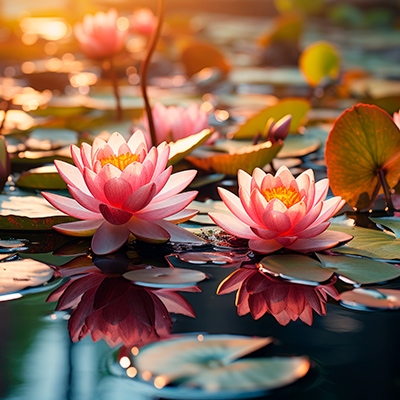
#> input picture tareas/3/24190107/Fotos/Loto.jpg, 400 x 400 px, found by its file name
$ python Ajustes.py
#> lines starting #> are read from the running program, lines starting #| are printed output that depends on the picture
from PIL import Image , ImageEnhance ,ImageDraw, ImageFont
Imag =  Image.open("/home/gattiko/Escritorio/Perla/myenv/new carpet/Fotos/Loto.jpg")
#> Imag is the input picture: PIL image 400x400 RGB; mean R, G, B 134.6, 98.3, 77.4

#este codigo lo vi en videos, para introducirme a la libreria pillow.
#show sirve para abrir la imagen
Imag.show()

#cambiamos el brillo
Ajus = ImageEnhance.Brightness(Imag)
Imag_bri = Ajus.enhance(1.5)
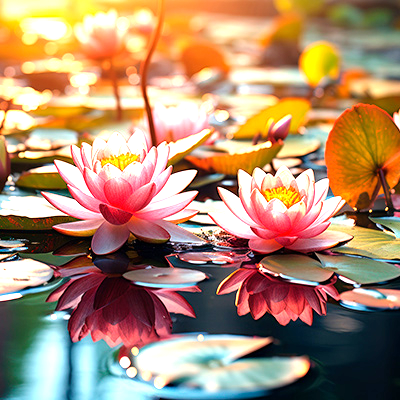
#> Imag_bri: PIL image 400x400 RGB; mean R, G, B 173.8, 140.1, 111.9
Imag_bri.save("imagen_bri.jpg")
Imag_bri.show()

#cambiamos el constraste
Ajus = ImageEnhance.Contrast(Imag)
Imag_Cont = Ajus.enhance(1.5)
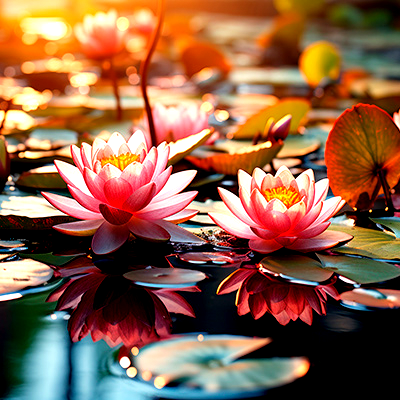
#> Imag_Cont: PIL image 400x400 RGB; mean R, G, B 141.3, 98, 72.4
Imag_Cont.save("imagen_cont.jpg")
Imag_Cont.show()

#cambiamos el nitidez
Ajus = ImageEnhance.Sharpness(Imag)
Imag_Sharp =Ajus.enhance(2.0)
Imag_Sharp.save("imagen_sharp.jpg")
Imag_Sharp.show()

#Escribir en la imagen.
Escri = ImageDraw.Draw(Imag)
Fuente = ImageFont.truetype("DejaVuSans.ttf", 60)

Escri.text((100, 100), "Loto!", (0, 0, 0), font=Fuente)
Imag.save("imagen_texto.jpg")
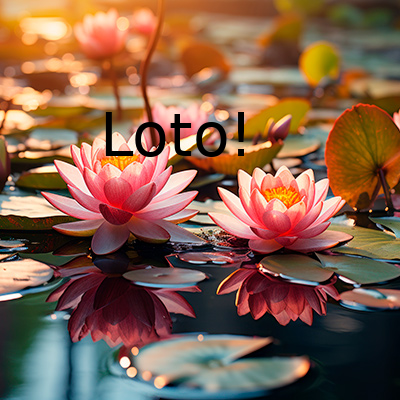
#> saved as imagen_texto.jpg: PIL image 400x400 RGB; mean R, G, B 132.1, 96.6, 75.9
Imag.show()

#Desenfoque
Imag = Image.open("/home/gattiko/Escritorio/Perla/myenv/new carpet/Fotos/Loto.jpg").convert("RGBA")
#> Imag: PIL image 400x400 RGBA
alpha = Imag.split()[3]
#> alpha: PIL image 400x400 L; every value is 255
#reducir la transpariencia
alpha = alpha.point(lambda p: p * 0.5)
#> alpha: PIL image 400x400 L; every value is 128
Imag.putalpha(alpha)
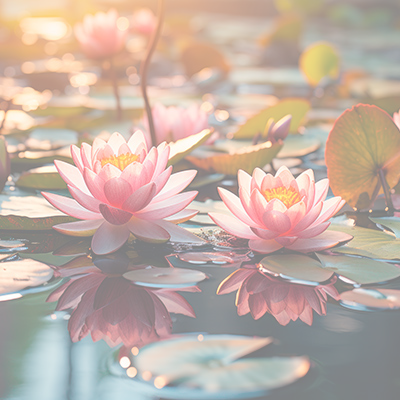
#> Imag: PIL image 400x400 RGBA; mean R, G, B, A 134.6, 98.3, 77.4, 128; transparent parts drawn white
Imag.save("imagen_transparente.png")
Imag.show()
#no es como esperaba

#aqui cambiamos el formato de la imagen
Imag = Image.open("/home/gattiko/Escritorio/Perla/myenv/new carpet/Fotos/Loto.jpg")
Imag.save("imagen_convertida.png")

$ run again, with tareas/3/24190107/Fotos/5.jpg copied over tareas/3/24190107/Fotos/Loto.jpg
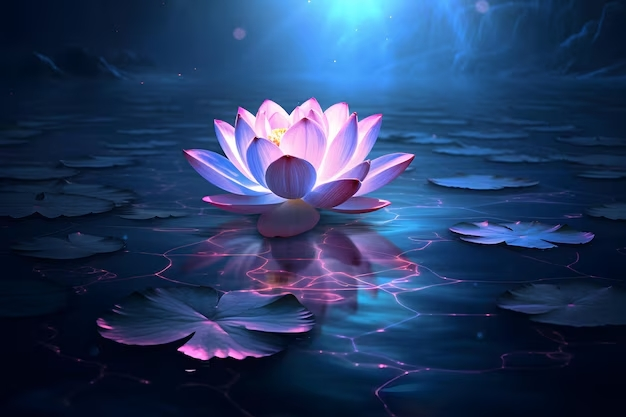
#> input picture tareas/3/24190107/Fotos/5.jpg, 626 x 417 px, found by its file name
#> Imag is the input picture: PIL image 626x417 RGB; mean R, G, B 37, 58.9, 98.3
#> `Imag_bri = Ajus.enhance(1.5)`:
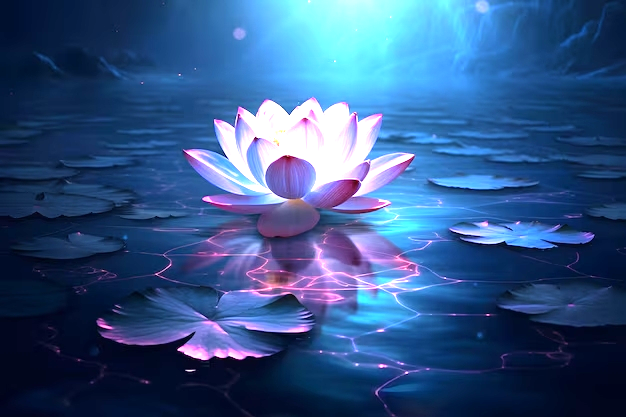
#> Imag_bri: PIL image 626x417 RGB; mean R, G, B 51.8, 85.9, 134.7
#> `Imag.putalpha(alpha)`:
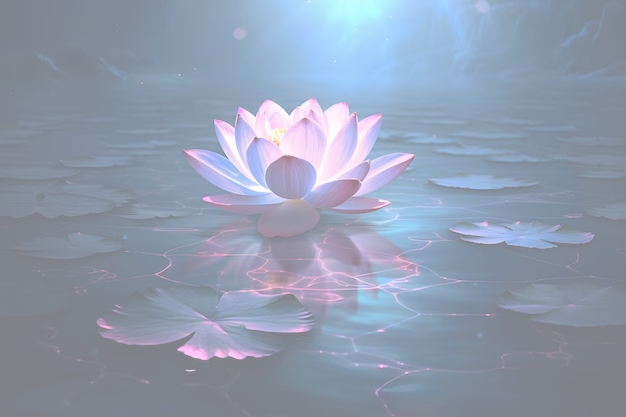
#> Imag: PIL image 626x417 RGBA; mean R, G, B, A 37, 58.9, 98.3, 128; transparent parts drawn white
